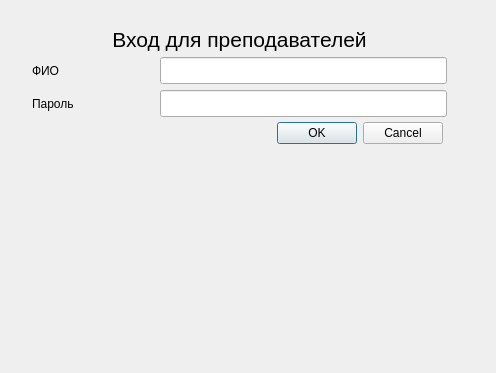
<?xml version="1.0" encoding="UTF-8"?>
<ui version="4.0">
 <class>TeacherSignIn</class>
 <widget class="QDialog" name="TeacherSignIn">
  <property name="geometry">
   <rect>
    <x>0</x>
    <y>0</y>
    <width>496</width>
    <height>373</height>
   </rect>
  </property>
  <property name="windowTitle">
   <string>Dialog</string>
  </property>
  <widget class="QLineEdit" name="passwordLineEdit">
   <property name="geometry">
    <rect>
     <x>160</x>
     <y>90</y>
     <width>287</width>
     <height>27</height>
    </rect>
   </property>
   <property name="text">
    <string/>
   </property>
  </widget>
  <widget class="QDialogButtonBox" name="buttonBox">
   <property name="geometry">
    <rect>
     <x>272</x>
     <y>117</y>
     <width>171</width>
     <height>32</height>
    </rect>
   </property>
   <property name="orientation">
    <enum>Qt::Horizontal</enum>
   </property>
   <property name="standardButtons">
    <set>QDialogButtonBox::Cancel|QDialogButtonBox::Ok</set>
   </property>
  </widget>
  <widget class="QLineEdit" name="nameLineEdit">
   <property name="geometry">
    <rect>
     <x>160</x>
     <y>57</y>
     <width>287</width>
     <height>27</height>
    </rect>
   </property>
   <property name="text">
    <string/>
   </property>
  </widget>
  <widget class="QLabel" name="passwordLable">
   <property name="geometry">
    <rect>
     <x>32</x>
     <y>90</y>
     <width>122</width>
     <height>27</height>
    </rect>
   </property>
   <property name="text">
    <string>Пароль</string>
   </property>
  </widget>
  <widget class="QLabel" name="nameLabel">
   <property name="geometry">
    <rect>
     <x>32</x>
     <y>57</y>
     <width>122</width>
     <height>27</height>
    </rect>
   </property>
   <property name="text">
    <string>ФИО</string>
   </property>
  </widget>
  <widget class="QLabel" name="Title">
   <property name="geometry">
    <rect>
     <x>32</x>
     <y>28</y>
     <width>415</width>
     <height>23</height>
    </rect>
   </property>
   <property name="font">
    <font>
     <pointsize>16</pointsize>
    </font>
   </property>
   <property name="text">
    <string>Вход для преподавателей</string>
   </property>
   <property name="alignment">
    <set>Qt::AlignCenter</set>
   </property>
  </widget>
 </widget>
 <resources/>
 <connections/>
</ui>
